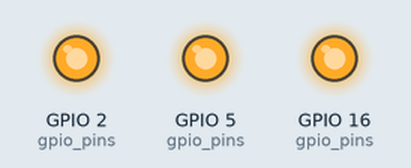
This program was run on a simulated ESP8266 (NodeMCU). On the bench: output pins drawn as LEDs (lit = HIGH).

Above: at 0.5 s.
At 3.5 s:
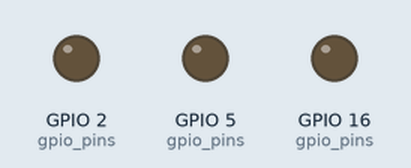
Timing chart, 0 to 4.6 s (numbered marks = the images above):
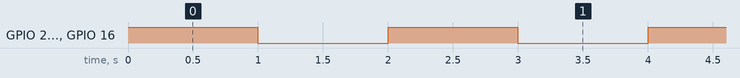

The program:

main.cpp
```cpp
#include <Arduino.h>

#define relay 16
#define LEDESP 2
#define  LEDBoard 5
// Daftar GPIO output yang dapat digunakan pada ESP8266
int gpio_pins[] = {LEDESP, LEDBoard, relay};
int total_pins = sizeof(gpio_pins) / sizeof(gpio_pins[0]);

void setup() {
  // Inisialisasi semua pin sebagai output
  for (int i = 0; i < total_pins; i++) {
    pinMode(gpio_pins[i], OUTPUT);
  }
}

void loop() {
  // Nyalakan semua GPIO secara serempak
  for (int i = 0; i < total_pins; i++) {
    digitalWrite(gpio_pins[i], HIGH);
  }
  delay(1000); // Tunggu 1 detik

  // Matikan semua GPIO secara serempak
  for (int i = 0; i < total_pins; i++) {
    digitalWrite(gpio_pins[i], LOW);
  }
  delay(1000); // Tunggu 1 detik
}
```

Measured:
- by itself, GPIO 2 (gpio_pins), GPIO 5 (gpio_pins), GPIO 16 (gpio_pins): alternates HIGH for 1.0 s and LOW for 1.0 s
